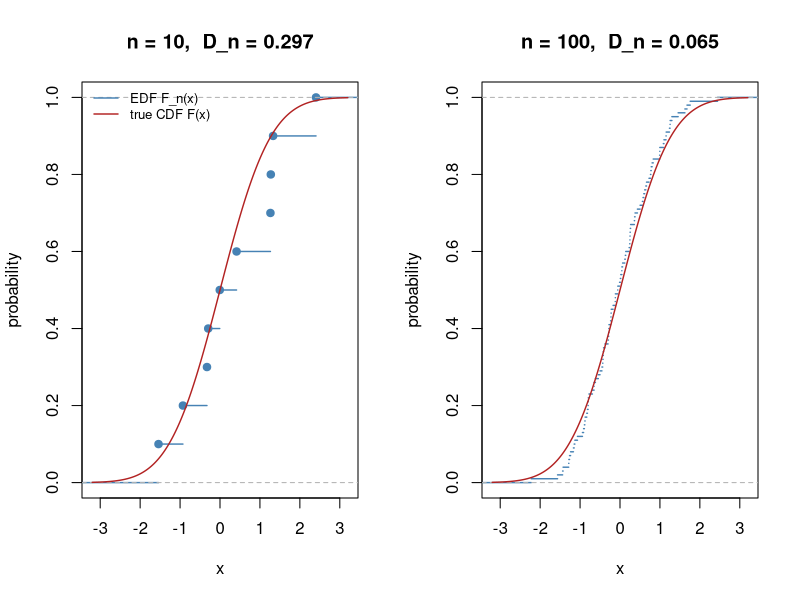

This chart was generated by the following R code:
# Empirical distribution functions of standard normal samples of size 10 and 100, with the Kolmogorov distance D_n.
set.seed(0)
grid <- seq(-3.2, 3.2, length.out = 400)
op <- par(mfrow = c(1, 2))
for (n in c(10, 100)) {
  x <- rnorm(n)
  Fn <- ecdf(x)
  d <- unname(ks.test(x, "pnorm")$statistic)   # D_n = sup |F_n(x) - F(x)|
  plot(Fn, do.points = (n <= 20), verticals = FALSE, col = "steelblue", lwd = 1.4,
       xlim = c(-3.2, 3.2), xlab = "x", ylab = "probability",
       main = sprintf("n = %d,  D_n = %.3f", n, d))
  lines(grid, pnorm(grid), col = "firebrick", lwd = 1.4)
  if (n == 10) {
    legend("topleft", bty = "n", cex = 0.8, legend = c("EDF F_n(x)", "true CDF F(x)"),
           col = c("steelblue", "firebrick"), lwd = 1.4)
  }
}
par(op)
